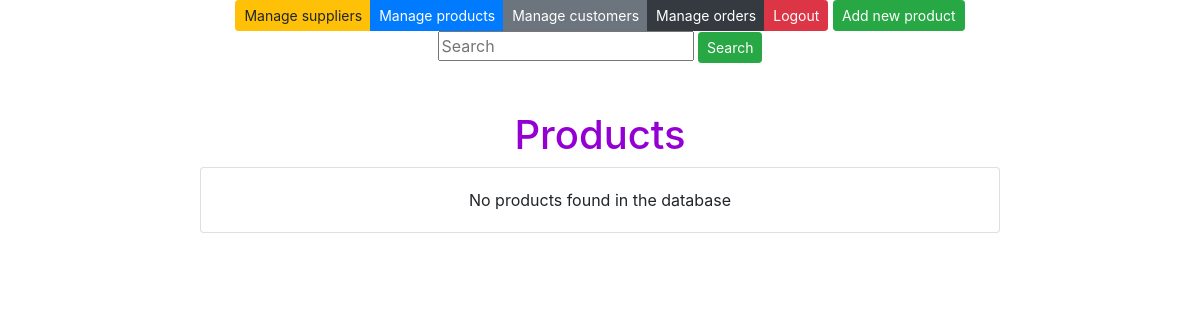
The app's page /products-by-supplier/1/, older data.
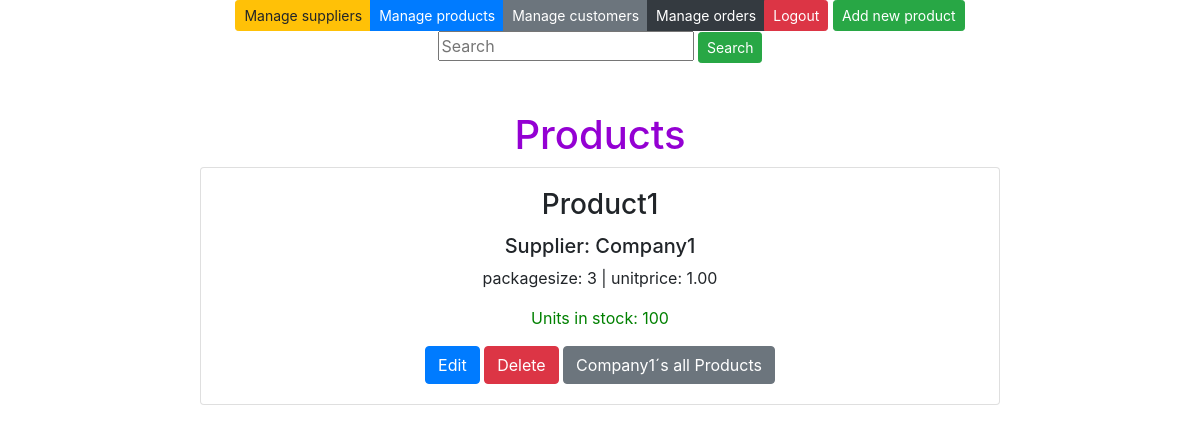
The same page, newer data.
### app/models.py (models this page shows, shortened)
class Product(models.Model):
    productname = models.CharField(max_length= 20, default="Product")
    packagesize = models.CharField(max_length= 20, default= 3)
    unitprice = models.DecimalField(max_digits=8, decimal_places=2, default=1.00)
    unitsinstock = models.IntegerField(default= 3)
    supplier = models.ForeignKey(Supplier, on_delete=models.CASCADE)

class Supplier(models.Model):
    companyname = models.CharField(max_length= 50, default="Company")
    contactname = models.CharField(max_length= 50, default="Contact")
    address = models.CharField(max_length= 100, default="Address")
    phone = models.CharField(max_length= 20, default="Phone")
    email = models.CharField(max_length= 50, default="Email")
    country = models.CharField(max_length= 50, default="Country")

### app/views.py (the view)
# urls.py: path('products-by-supplier/<int:id>/', products_filtered),
def products_filtered(request, id):
    productlist = Product.objects.all()
    filteredproducts = productlist.filter(supplier = id) # supplier on foreign key id
    context = {'products': filteredproducts}
    return render (request, "productlist.html", context)

### app/templates/productlist.html (shortened to what this page needs)
{% extends 'index.html' %}
{% block content %}
<div class="btn-group" role="group">
    <a class="btn btn-warning btn-sm" href="/suppliers">Manage suppliers</a>
    <a class="btn btn-primary btn-sm" href="/products">Manage products</a>
    <a class="btn btn-secondary btn-sm" href="/customers">Manage customers</a>
    <a class="btn btn-dark btn-sm" href="/orders">Manage orders</a>
    <a class="btn btn-danger btn-sm" href="/logout">Logout</a>
</div>
<button id="add-btn" class="btn btn-success btn-sm" onclick="showaddform()">Add new product</button>
<form method="post" action="/search-products/">
    <input class="card-text" class="card-text" type="text" placeholder="Search" name="search">
    <input type="submit" value="Search" class="btn btn-success btn-sm" name="">
</form>
<br />
<br />
<h1>Products</h1>
{% for p in products %}
<div class="card" style="width: 50rem;">
    <div class="card-body">
        <h3 class="card-title">{{p.productname}}</h3>
        <h5 class="card-text">Supplier: {{p.supplier.companyname}}</h5>
        <p class="card-text">packagesize: {{p.packagesize}} | unitprice: {{p.unitprice}}</p>
        <p class="card-text" style="color: green;">Units in stock: {{p.unitsinstock}}</p>
        <a href="/edit-product-get/{{p.id}}/" class="btn btn-primary">Edit</a>
        <a href="/confirm-delete-product/{{p.id}}/" class="btn btn-danger">Delete</a>
        <a href="/products-by-supplier/{{p.supplier.id}}/" class="btn btn-secondary">{{p.supplier.companyname}}´s all
            Products</a>
    </div>
</div>
{% empty %}
<div class="card" style="width: 50rem;">
    <div class="card-body">
        <p class="card-text">No products found in the database </p>
    </div>
</div>
{%endfor%}
{% endblock %}

Row changes from the older to the newer data that the page shows:
added Product: productname "Product1", supplier.companyname "Company1", packagesize "3", unitprice "1.00", unitsinstock "100"
Text that changed along with them:
text no longer shown: "No products found in the database"
